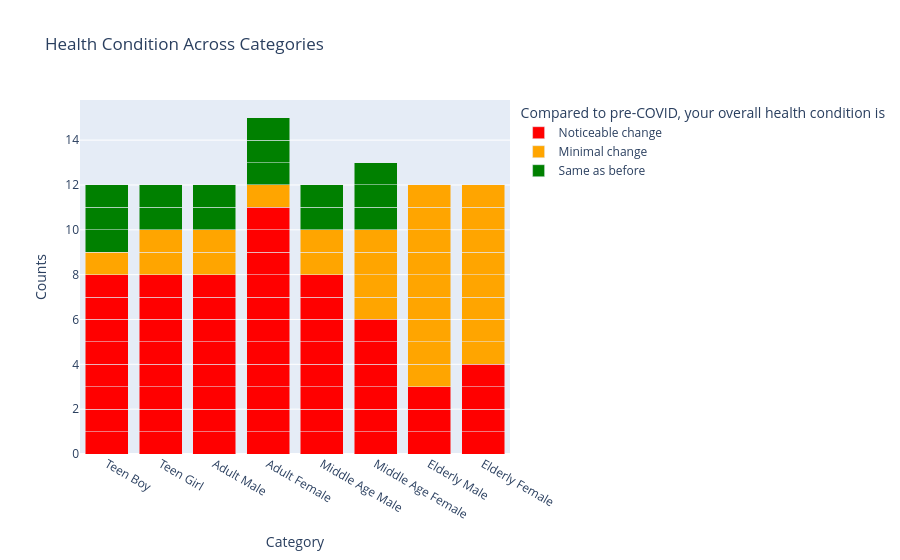

Write notebook code for a chart like this one.
### Code cell
import plotly.express as px

order = [
    'Teen Boy', 'Teen Girl',
    'Adult Male', 'Adult Female',
    'Middle Age Male', 'Middle Age Female',
    'Elderly Male', 'Elderly Female'
]

color_map = {
    'Minimal change': 'orange',
    'Same as before': 'green',
    'Noticeable change': 'red'
}
fig = px.bar(
    df,
    x='Category',
    color='Compared to pre-COVID, your overall health condition is',
    category_orders={'Category': order},
    color_discrete_map=color_map,
    title="Health Condition Across Categories"
)

fig.update_layout(
    barmode='stack',   
    yaxis_title="Counts",
    xaxis_title="Category"
)

fig.show()

### Figure 1 — Plotly figure (JSON) as saved in the notebook; plotly's stock layout.template omitted (floating-point values rounded to 4 significant figures)
{"data": [{"alignmentgroup": "True", "hovertemplate": "Compared to pre-COVID, your overall health condition is=Noticeable change<br>Category=%{x}<br>count=%{y}<extra></extra>", "legendgroup": "Noticeable change", "marker": {"color": "red", "pattern": {"shape": ""}}, "name": "Noticeable change", "offsetgroup": "Noticeable change", "orientation": "v", "showlegend": true, "textposition": "auto", "type": "bar", "x": ["Elderly Male", "Middle Age Male", "Adult Male", "Teen Girl", "Adult Male", "Adult Female", "Middle Age Male", "Elderly Male", "Elderly Male", "Elderly Female", "Elderly Female", "Elderly Female", "Elderly Female", "Adult Male", "Adult Female", "Adult Male", "Adult Female", "Adult Female", "Adult Male", "Adult Female", "Middle Age Male", "Middle Age Female", "Middle Age Female", "Middle Age Male", "Adult Female", "Adult Female", "Adult Male", "Adult Female", "Adult Male", "Adult Male", "Middle Age Female", "Middle Age Female", "Middle Age Female", "Middle Age Male", "Middle Age Male", "Middle Age Male", "Teen Girl", "Teen Girl", "Teen Girl", "Teen Girl", "Teen Girl", "Teen Boy", "Teen Boy", "Teen Boy", "Teen Boy", "Teen Boy", "Teen Boy", "Teen Boy", "Teen Girl", "Teen Girl", "Teen Boy", "Adult Female", "Middle Age Female", "Middle Age Male", "Adult Female", "Adult Female"], "xaxis": "x", "y": [1, 1, 1, 1, 1, 1, 1, 1, 1, 1, 1, 1, 1, 1, 1, 1, 1, 1, 1, 1, 1, 1, 1, 1, 1, 1, 1, 1, 1, 1, 1, 1, 1, 1, 1, 1, 1, 1, 1, 1, 1, 1, 1, 1, 1, 1, 1, 1, 1, 1, 1, 1, 1, 1, 1, 1], "yaxis": "y"}, {"alignmentgroup": "True", "hovertemplate": "Compared to pre-COVID, your overall health condition is=Minimal change<br>Category=%{x}<br>count=%{y}<extra></extra>", "legendgroup": "Minimal change", "marker": {"color": "orange", "pattern": {"shape": ""}}, "name": "Minimal change", "offsetgroup": "Minimal change", "orientation": "v", "showlegend": true, "textposition": "auto", "type": "bar", "x": ["Elderly Female", "Elderly Male", "Middle Age Female", "Elderly Female", "Elderly Male", "Elderly Female", "Elderly Male", "Elderly Male", "Elderly Male", "Elderly Female", "Elderly Female", "Elderly Male", "Elderly Male", "Elderly Female", "Adult Male", "Middle Age Female", "Middle Age Male", "Middle Age Male", "Middle Age Female", "Middle Age Female", "Teen Girl", "Teen Girl", "Teen Boy", "Elderly Male", "Elderly Male", "Elderly Female", "Elderly Female", "Adult Male", "Adult Female"], "xaxis": "x", "y": [1, 1, 1, 1, 1, 1, 1, 1, 1, 1, 1, 1, 1, 1, 1, 1, 1, 1, 1, 1, 1, 1, 1, 1, 1, 1, 1, 1, 1], "yaxis": "y"}, {"alignmentgroup": "True", "hovertemplate": "Compared to pre-COVID, your overall health condition is=Same as before<br>Category=%{x}<br>count=%{y}<extra></extra>", "legendgroup": "Same as before", "marker": {"color": "green", "pattern": {"shape": ""}}, "name": "Same as before", "offsetgroup": "Same as before", "orientation": "v", "showlegend": true, "textposition": "auto", "type": "bar", "x": ["Adult Male", "Adult Female", "Adult Female", "Middle Age Female", "Middle Age Female", "Teen Girl", "Teen Girl", "Teen Boy", "Teen Boy", "Teen Boy", "Adult Female", "Adult Male", "Middle Age Male", "Middle Age Male", "Middle Age Female"], "xaxis": "x", "y": [1, 1, 1, 1, 1, 1, 1, 1, 1, 1, 1, 1, 1, 1, 1], "yaxis": "y"}], "layout": {"barmode": "stack", "legend": {"title": {"text": "Compared to pre-COVID, your overall health condition is"}, "tracegroupgap": 0}, "title": {"text": "Health Condition Across Categories"}, "xaxis": {"anchor": "y", "categoryarray": ["Teen Boy", "Teen Girl", "Adult Male", "Adult Female", "Middle Age Male", "Middle Age Female", "Elderly Male", "Elderly Female"], "categoryorder": "array", "domain": [0, 1], "title": {"text": "Category"}}, "yaxis": {"anchor": "x", "domain": [0, 1], "title": {"text": "Counts"}}}}
